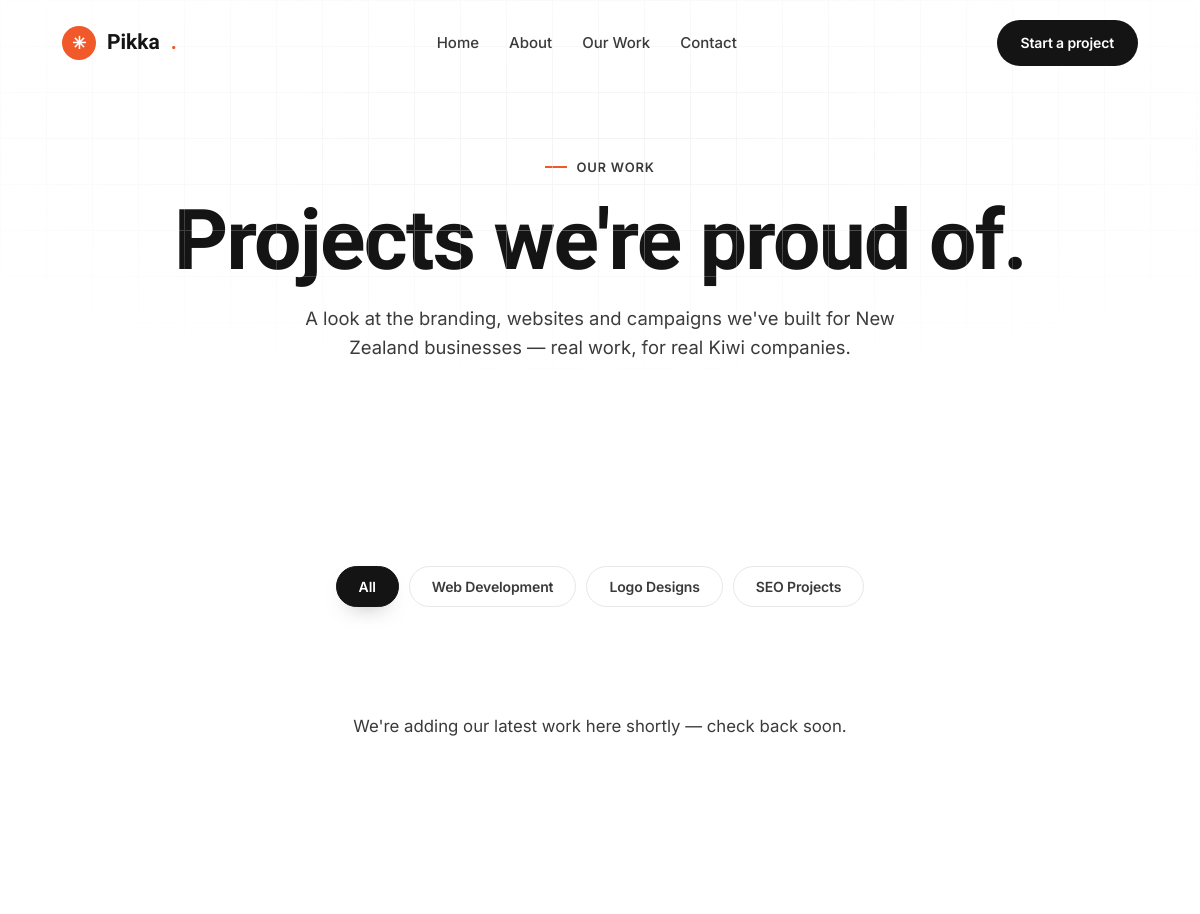
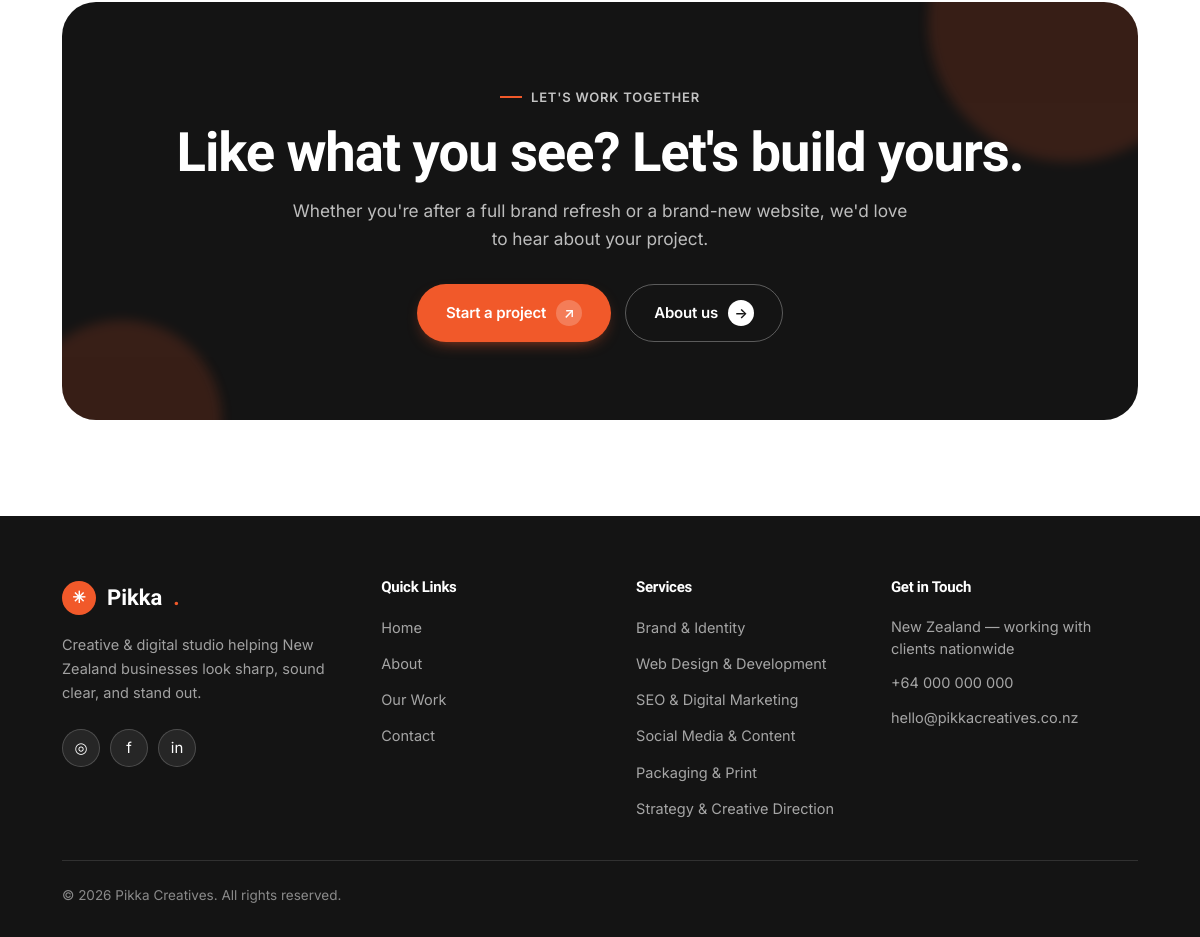
/work.php, run on the app's committed database (2 pictures, top to bottom).
### tables this page shows
CREATE TABLE IF NOT EXISTS `work_categories` (
  `id` INT(11) NOT NULL AUTO_INCREMENT,
  `name` VARCHAR(120) NOT NULL,
  `slug` VARCHAR(140) NOT NULL,
  `sort_order` INT(11) DEFAULT 0,
  PRIMARY KEY (`id`),
  UNIQUE KEY `slug` (`slug`)
);

CREATE TABLE IF NOT EXISTS `services` (
  `id` INT(11) NOT NULL AUTO_INCREMENT,
  `title` VARCHAR(120) NOT NULL,
  `description` TEXT DEFAULT NULL,
  `sort_order` INT(11) DEFAULT 0,
  `is_active` TINYINT(1) DEFAULT 1,
  PRIMARY KEY (`id`)
);

### includes/config.php (called while the page is built, shortened)
<?php
function db() {
    static $conn = null;
    if ($conn === null) {
        $conn = @mysqli_connect(DB_HOST, DB_USER, DB_PASS, DB_NAME);
        mysqli_set_charset($conn, 'utf8mb4');
    }
    return $conn;
}

### work.php (the view, shortened to what this page needs)
<?php require_once __DIR__ . '/includes/functions.php';
$is_admin = maintenance_gate();
$logo   = s('logo_text', 'Pikka');
$categories = get_work_categories();
$projects   = get_work_projects();
?>
<!DOCTYPE html>
<html lang="en">
<head>
<link rel="stylesheet" href="assets/css/style.css">
</head>
<body>
<header class="site-header">
  <div class="container nav">
    <a href="index.php" class="brand"><?= brand_mark($logo) ?></a>
    <nav class="nav-links">
      <a href="index.php">Home</a>
      <a href="about.php">About</a>
      <a href="work.php">Our Work</a>
      <a href="contact.php">Contact</a>
    </nav>
    <a href="#" class="nav-cta" data-open-form>Start a project</a>
  </div>
</header>
<section class="hero no-stage">
  <div class="hero-grid-bg"></div>
  <div class="container">
    <span class="eyebrow center">Our Work</span>
    <h1>Projects we're proud of.</h1>
    <p class="hero-sub">A look at the branding, websites and campaigns we've built for New Zealand businesses — real work, for real Kiwi companies.</p>
  </div>
</section>
<section class="pad" id="work">
  <div class="container">
    <?php if ($categories): ?>
    <div class="work-filters">
      <button type="button" class="work-filter-btn active" data-work-filter="all">All</button>
      <?php foreach ($categories as $cat): ?>
        <button type="button" class="work-filter-btn" data-work-filter="<?= e($cat['slug']) ?>"><?= e($cat['name']) ?></button>
      <?php endforeach; ?>
    </div>
    <?php endif; ?>
    <?php if ($projects): ?>
    <div class="work-grid">
      <?php foreach ($projects as $p): ?>
        <button type="button" class="work-card" data-work-item data-category="<?= e($p['category_slug'] ?? '') ?>"
                data-work-title="<?= e($p['title']) ?>"
                data-work-category="<?= e($p['category_name'] ?? '') ?>"
                data-work-desc="<?= e($p['description']) ?>"
                data-work-link="<?= e($p['link']) ?>">
          <div class="work-thumb">
            <?php if ($p['image']): ?>
              <img src="<?= e($p['image']) ?>" alt="<?= e($p['title']) ?>">
            <?php else: ?>
              <div class="img-placeholder" style="border-radius:0;border:0;aspect-ratio:4/5;height:100%">
                <span class="ph-ico">🖼</span>
                <span class="ph-label">Add image — in admin</span>
              </div>
            <?php endif; ?>
            <div class="work-thumb-overlay">
              <?php if ($p['category_name']): ?><span class="work-tag"><?= e($p['category_name']) ?></span><?php endif; ?>
              <h3><?= e($p['title']) ?></h3>
            </div>
          </div>
        </button>
      <?php endforeach; ?>
    </div>
    <p class="work-empty" data-work-empty>No projects in this category yet — check back soon.</p>
    <?php else: ?>
    <p class="work-empty" style="display:block">We're adding our latest work here shortly — check back soon.</p>
    <?php endif; ?>
  </div>
</section>
<section class="cta-sec">
  <div class="container">
    <div class="cta-box">
      <span class="eyebrow center">Let's work together</span>
      <h2>Like what you see? Let's build yours.</h2>
      <p>Whether you're after a full brand refresh or a brand-new website, we'd love to hear about your project.</p>
      <div class="cta-actions">
        <a href="#" class="btn btn-primary" data-open-form>Start a project <span class="ico">↗</span></a>
        <a href="about.php" class="btn btn-outline">About us <span class="ico">→</span></a>
      </div>
    </div>
  </div>
</section>
<?php require __DIR__ . '/includes/site-footer.php'; ?>
</body>
</html>

### includes/site-footer.php
<?php
$footer_brand_href = $footer_brand_href ?? 'index.php';
$services = $services ?? get_rows('services');
?>
<footer class="site-footer">
  <div class="container">
    <div class="foot-grid">
      <div class="foot-col foot-about">
        <a href="<?= e($footer_brand_href) ?>" class="foot-brand"><?= brand_mark($logo, true) ?></a>
        <p class="foot-desc"><?= e(s('footer_text')) ?></p>
        <div class="foot-social">
          <a class="soc" href="<?= e(c('contact_social_instagram', '#')) ?>" aria-label="Instagram">◎</a>
          <a class="soc" href="<?= e(c('contact_social_facebook', '#')) ?>" aria-label="Facebook">f</a>
          <a class="soc" href="<?= e(c('contact_social_linkedin', '#')) ?>" aria-label="LinkedIn">in</a>
        </div>
      </div>
      <div class="foot-col">
        <h4>Quick Links</h4>
        <nav class="foot-nav">
          <a href="index.php">Home</a>
          <a href="about.php">About</a>
          <a href="work.php">Our Work</a>
          <a href="contact.php">Contact</a>
        </nav>
      </div>
      <div class="foot-col">
        <h4>Services</h4>
        <div class="foot-list">
          <?php if ($services): foreach ($services as $svc): ?>
            <span><?= e($svc['title']) ?></span>
          <?php endforeach; else: ?>
            <span>Our services</span>
          <?php endif; ?>
        </div>
      </div>
      <div class="foot-col">
        <h4>Get in Touch</h4>
        <ul class="foot-contact">
          <li><?= e(c('contact_location', 'New Zealand — working with clients nationwide')) ?></li>
          <li><a href="tel:<?= e(preg_replace('/\s+/', '', s('phone'))) ?>"><?= e(s('phone')) ?></a></li>
          <li><a href="mailto:<?= e(s('email')) ?>"><?= e(s('email')) ?></a></li>
        </ul>
      </div>
    </div>
    <div class="foot-bottom">
      <span>© <?= date('Y') ?> <?= e(s('site_name', 'Pikka Creatives')) ?>. All rights reserved.</span>
    </div>
  </div>
</footer>

### data on the page
work_categories: name "Web Development"
work_categories: name "Logo Designs"
work_categories: name "SEO Projects"
services: title "Brand & Identity"
services: title "Web Design & Development"
services: title "SEO & Digital Marketing"
services: title "Social Media & Content"
services: title "Packaging & Print"
services: title "Strategy & Creative Direction"

### other printed values
$logoText "Pikka Pikka"
s('footer_text') "Creative & digital studio helping New Zealand businesses look sharp, sound clear, and stand out."
c('contact_location', 'New Zealand — working with clients nationwide') "New Zealand — working with clients nationwide"
s('phone') "+64 000 000 000"
s('email') "hello@pikkacreatives.co.nz"
s('site_name', 'Pikka Creatives') "Pikka Creatives"
